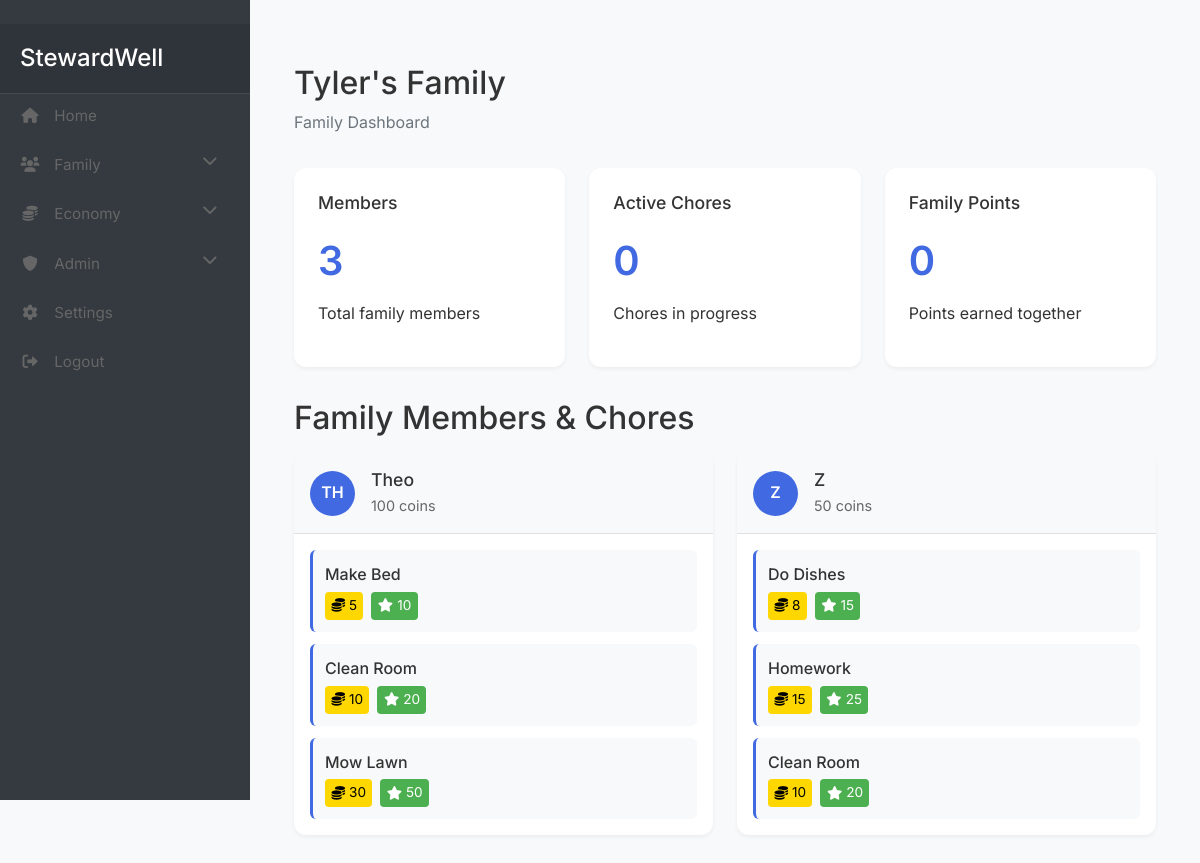
Page /dashboard (signed in) on the earlier database version.
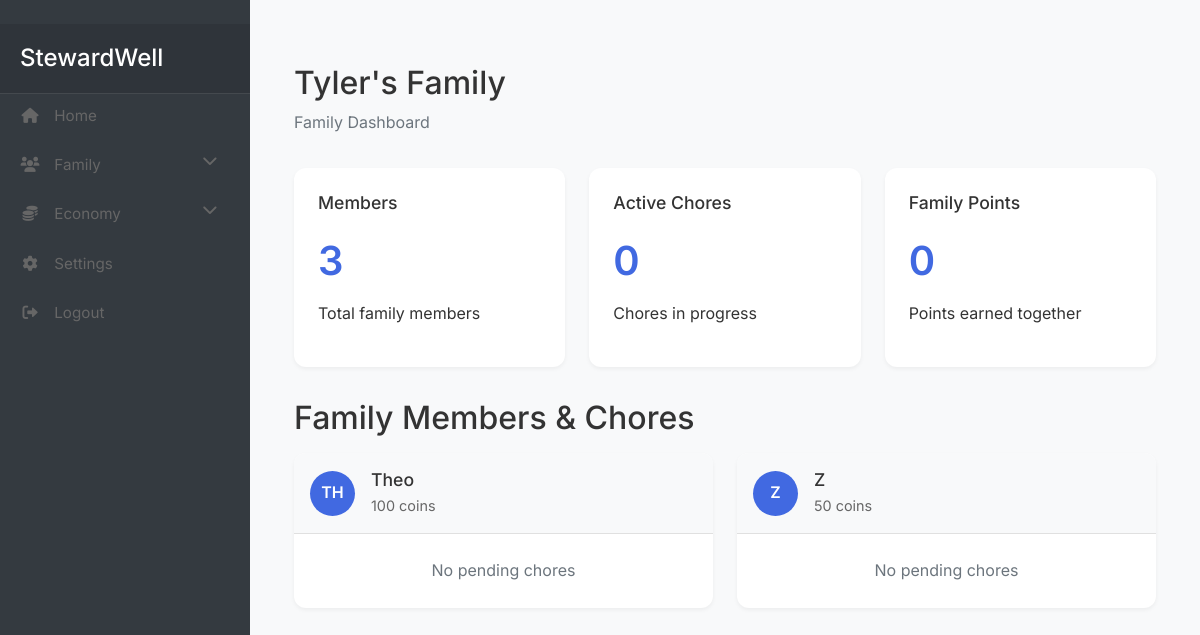
Same page on the later database version.
### app/models/user.py (models this page shows)
class Family(db.Model):
    id = db.Column(db.Integer, primary_key=True)
    name = db.Column(db.String(64), nullable=False)
    family_code = db.Column(db.String(6), unique=True, nullable=False, default=generate_family_code)
    created_at = db.Column(db.DateTime, default=datetime.utcnow)
    members = db.relationship('User', backref='family')
    goals = db.relationship('Goal', back_populates='family')
    goal_categories = db.relationship('GoalCategory', back_populates='family')
    chores = db.relationship('Chore', backref='family', lazy='dynamic')

class User(db.Model, UserMixin):
    id = db.Column(db.Integer, primary_key=True)
    username = db.Column(db.String(64), unique=True, nullable=False)
    email = db.Column(db.String(120), unique=True, nullable=False)
    password_hash = db.Column(db.String(128), nullable=False)
    pin = db.Column(db.String(4))
    created_at = db.Column(db.DateTime, default=datetime.utcnow)
    is_superuser = db.Column(db.Boolean, default=False)
    is_parent = db.Column(db.Boolean, default=False)
    family_id = db.Column(db.Integer, db.ForeignKey('family.id'))
    parent_id = db.Column(db.Integer, db.ForeignKey('user.id'), nullable=True)
    children = db.relationship('User', backref=db.backref('parent', remote_side=[id]))
    coins = db.Column(db.Integer, default=0)
    family_points = db.Column(db.Integer, default=0)
    created_goal_categories = db.relationship('GoalCategory', back_populates='created_by')
    created_goals = db.relationship('Goal', back_populates='created_by')

class Chore(db.Model):
    id = db.Column(db.Integer, primary_key=True)
    title = db.Column(db.String(100), nullable=False)
    description = db.Column(db.Text)
    coins = db.Column(db.Integer, default=0)  # Individual reward
    points = db.Column(db.Integer, default=0)  # Family points
    frequency = db.Column(db.String(20))  # daily, weekly, monthly
    due_date = db.Column(db.DateTime)
    created_at = db.Column(db.DateTime, default=datetime.utcnow)
    category_id = db.Column(db.Integer, db.ForeignKey('chore_category.id'))
    family_id = db.Column(db.Integer, db.ForeignKey('family.id'), nullable=False)
    assigned_to_id = db.Column(db.Integer, db.ForeignKey('user.id'))
    created_by_id = db.Column(db.Integer, db.ForeignKey('user.id'), nullable=False)
    assigned_to = db.relationship('User', foreign_keys=[assigned_to_id], backref='assigned_chores')
    created_by = db.relationship('User', foreign_keys=[created_by_id], backref='created_chores')
    status = db.Column(db.String(20), default='pending')  # pending, completed, overdue
    completed_at = db.Column(db.DateTime)

### app/controllers/main.py (the view)
@main_bp.route('/dashboard')
@login_required
def dashboard():
    family = current_user.family
    if family:
        family_count = len(family.members)
        active_chores = 0  # TODO: Implement chores tracking
        family_points = sum(member.family_points for member in family.members)
        family_members = family.members
        recent_activities = []  # TODO: Implement activity tracking
        return render_template('main/dashboard.html',
                             family_count=family_count,
                             active_chores=active_chores,
                             family_points=family_points,
                             family_members=family_members,
                             recent_activities=recent_activities)
    return render_template('main/dashboard.html')

### app/__init__.py (called while the page is built)
@login_manager.user_loader
def load_user(id):
    from app.models.user import User
    return User.query.get(int(id))

### app/templates/main/dashboard.html (shortened to what this page needs)
{% extends "base.html" %}
{% block authenticated_content %}
<div class="container">
    <div class="dashboard-container">
        {% if current_user.family %}
            <div class="dashboard-header">
                <h1>{{ current_user.family.name }}</h1>
                <p class="text-muted">Family Dashboard</p>
            </div>
            <div class="dashboard-cards">
                <div class="card">
                    <h3>Members</h3>
                    <div class="stat">{{ family_count }}</div>
                    <p>Total family members</p>
                </div>
                <div class="card">
                    <h3>Active Chores</h3>
                    <div class="stat">{{ active_chores }}</div>
                    <p>Chores in progress</p>
                </div>
                <div class="card">
                    <h3>Family Points</h3>
                    <div class="stat">{{ family_points }}</div>
                    <p>Points earned together</p>
                </div>
            </div>
            <div class="family-members mt-4">
                <h2>Family Members & Chores</h2>
                <div class="members-list">
                    {% for member in family_members if not member.is_parent %}
                    <div class="member-card-with-chores">
                        <div class="member-header">
                            <div class="member-avatar">{{ member.username[:2].upper() }}</div>
                            <div class="member-info">
                                <h4>{{ member.username }}</h4>
                                <p>{{ member.coins }} coins</p>
                            </div>
                        </div>
                        <div class="member-chores">
                            {% set pending_chores = member.assigned_chores|selectattr('status', 'equalto', 'pending')|list %}
                            {% if pending_chores %}
                                <div class="chores-list">
                                    {% for chore in pending_chores %}
                                    <div class="chore-item">
                                        <div class="chore-info">
                                            <span class="chore-title">{{ chore.title }}</span>
                                            <div class="chore-rewards">
                                                <span class="coins-badge">
                                                    <i class="fas fa-coins"></i> {{ chore.coins }}
                                                </span>
                                                <span class="points-badge">
                                                    <i class="fas fa-star"></i> {{ chore.points }}
                                                </span>
                                            </div>
                                        </div>
                                    </div>
                                    {% endfor %}
                                </div>
                            {% else %}
                                <p class="text-muted text-center my-2">No pending chores</p>
                            {% endif %}
                        </div>
                    </div>
                    {% endfor %}
                </div>
            </div>
        {% endif %}
    </div>
</div>
{% endblock %}

### app/templates/base.html (shortened to what this page needs)
<!DOCTYPE html>
<html lang="en">
<head>
    <link href="https://cdn.jsdelivr.net/npm/bootstrap@5.1.3/dist/css/bootstrap.min.css" rel="stylesheet">
    <link rel="stylesheet" href="https://cdnjs.cloudflare.com/ajax/libs/font-awesome/6.0.0/css/all.min.css">
    <link rel="stylesheet" href="{{ url_for('static', filename='css/style.css') }}">
</head>
<body>
    {% if current_user.is_authenticated %}
        <div class="app-wrapper">
            {% include 'partials/_sidebar.html' %}
            <main class="main-content">
                {% include 'partials/_flash_messages.html' %}
                {% block authenticated_content %}{% endblock %}
            </main>
        </div>
    {% else %}
        {% include 'partials/_navbar.html' %}
        <div class="container">
            {% include 'partials/_flash_messages.html' %}
            {% block content %}{% endblock %}
        </div>
    {% endif %}
</body>
</html>

### app/templates/partials/_sidebar.html (shortened to what this page needs)
<div class="sidebar">
    <div class="sidebar-header">
        <h3>StewardWell</h3>
    </div>
    <ul class="nav flex-column">
        <li class="nav-item">
            <a class="nav-link" href="{{ url_for('main.index') }}">
                <i class="fas fa-home"></i> Home
            </a>
        </li>
        <li class="nav-item">
            <a class="nav-link collapsed" href="#familySubmenu"
               data-bs-toggle="collapse"
               aria-expanded="false">
                <i class="fas fa-users"></i> Family
                <i class="fas fa-chevron-down float-end"></i>
            </a>
        </li>
        {% set module_settings = current_user.family.module_settings|list if current_user.family else [] %}
        {% set economy_module = module_settings|selectattr('module_name', 'equalto', 'economy')|list %}
        {% set admin_module = module_settings|selectattr('module_name', 'equalto', 'admin')|list %}
        {% set economy_enabled = not economy_module or economy_module[0].is_enabled if economy_module else true %}
        {% set admin_enabled = current_user.is_superuser and (not admin_module or admin_module[0].is_enabled if admin_module else true) %}
        {% if economy_enabled %}
        <li class="nav-item">
            <a class="nav-link collapsed" href="#economySubmenu"
               data-bs-toggle="collapse"
               aria-expanded="false">
                <i class="fas fa-coins"></i> Economy
                <i class="fas fa-chevron-down float-end"></i>
            </a>
        </li>
        {% endif %}
        {% if admin_enabled %}
        <li class="nav-item">
            <a class="nav-link collapsed" href="#adminSubmenu"
               data-bs-toggle="collapse"
               aria-expanded="false">
                <i class="fas fa-shield-alt"></i> Admin
                <i class="fas fa-chevron-down float-end"></i>
            </a>
        </li>
        {% endif %}
        {% if current_user.is_parent %}
        <li class="nav-item">
            <a class="nav-link" href="{{ url_for('settings.profile') }}">
                <i class="fas fa-cog"></i> Settings
            </a>
        </li>
        {% endif %}
        <li class="nav-item mt-auto">
            <a class="nav-link" href="{{ url_for('auth.logout') }}">
                <i class="fas fa-sign-out-alt"></i> Logout
            </a>
        </li>
    </ul>
</div>

### app/templates/partials/_flash_messages.html (shortened to what this page needs)
<div class="toast-container position-fixed top-0 end-0 p-3">
</div>

### app/static/css/style.css (style rules this page uses)
:root { --primary-color: #4169E1; --secondary-color: #4CAF50; --background-color: #f8f9fa; --text-color: #333; --border-color: #e0e0e0; --shadow: 0 2px 4px rgba(0,0,0,0.05); }
body { background-color: var(--background-color); color: var(--text-color); font-family: 'Inter', -apple-system, BlinkMacSystemFont, sans-serif; line-height: 1.6; }
.nav-link { color: #666 !important; font-size: 0.95rem; }
.dashboard-container { padding: 2rem 0; }
.dashboard-header { margin-bottom: 2rem; }
.dashboard-header h1 { font-size: 2rem; color: var(--text-color); margin-bottom: 0.5rem; }
.dashboard-cards { display: grid; grid-template-columns: repeat(auto-fit, minmax(250px, 1fr)); gap: 1.5rem; margin-bottom: 2rem; }
.card { background: white; padding: 1.5rem; border-radius: 12px; box-shadow: var(--shadow); border: none; }
.card h3 { color: var(--text-color); font-size: 1.1rem; margin-bottom: 1rem; }
.stat { font-size: 2.5rem; font-weight: 600; color: var(--primary-color); margin-bottom: 0.5rem; }
.members-list { display: grid; grid-template-columns: repeat(auto-fit, minmax(200px, 1fr)); gap: 1rem; margin-top: 1rem; }
.member-avatar { width: 40px; height: 40px; border-radius: 50%; background: var(--primary-color); color: white; display: flex; align-items: center; justify-content: center; font-weight: 600; margin-right: 1rem; }
.member-info h4 { margin: 0; font-size: 1rem; color: var(--text-color); }
.member-info p { margin: 0.25rem 0 0; font-size: 0.9rem; color: #666; }
.app-wrapper { display: flex; min-height: 100vh; }
.sidebar { width: 250px; background-color: var(--sidebar-bg, #2C3E7B); color: white; padding: 1.5rem 0; display: flex; flex-direction: column; position: fixed; height: 100vh; left: 0; top: 0; }
.main-content { flex: 1; margin-left: 250px; padding: 2rem; background-color: var(--background-color); }
.sidebar-header { padding: 0 1.5rem 1.5rem; border-bottom: 1px solid rgba(255, 255, 255, 0.1); }
.member-avatar { width: 45px; height: 45px; border-radius: 50%; background: var(--primary-color); color: white; display: flex; align-items: center; justify-content: center; font-weight: 600; margin-right: 1rem; }
.member-info { flex: 1; }
.member-info h4 { margin: 0; font-size: 1.1rem; color: var(--text-color); }
.member-card-with-chores { background: white; border-radius: 12px; box-shadow: var(--shadow); overflow: hidden; margin-bottom: 1.5rem; }
.member-header { display: flex; align-items: center; padding: 1rem; border-bottom: 1px solid var(--border-color); background-color: #f8f9fa; }
.member-chores { padding: 1rem; }
.members-list { display: grid; grid-template-columns: repeat(auto-fit, minmax(300px, 1fr)); gap: 1.5rem; }
.toast-container { z-index: 1050; }

### app/templates/partials/_sidebar.html (style rules this page uses)
.sidebar { min-width: 250px; max-width: 250px; min-height: 100vh; background: #343a40; color: #fff; transition: all 0.3s; }
.sidebar .nav-link { color: rgba(255, 255, 255, 0.8); padding: 10px 20px; transition: all 0.3s; }
.sidebar .nav-link i { margin-right: 10px; width: 20px; text-align: center; }
.sidebar .nav-link .fa-chevron-down { transition: transform 0.3s; }
.sidebar-header { padding: 20px; background: rgba(0, 0, 0, 0.1); }
.sidebar-header h3 { margin: 0; font-size: 1.5rem; }
.sidebar .nav-item { margin-bottom: 5px; }

Differences in the rows shown:
removed Chore: title "Clean Room", coins "10", points "20", shown under User (number 2 of 2 on the later page)
changed User "Theo": loses Chore (title "Make Bed", coins "5", points "10"); loses Chore (title "Clean Room", coins "10", points "20"); loses Chore (title "Mow Lawn", coins "30", points "50"); now shows "No pending chores"
changed User (number 2 of 2 on the later page): loses Chore (title "Do Dishes", coins "8", points "15"); loses Chore (title "Homework", coins "15", points "25"); now shows "No pending chores"
Other differences:
text no longer shown: "Admin"
